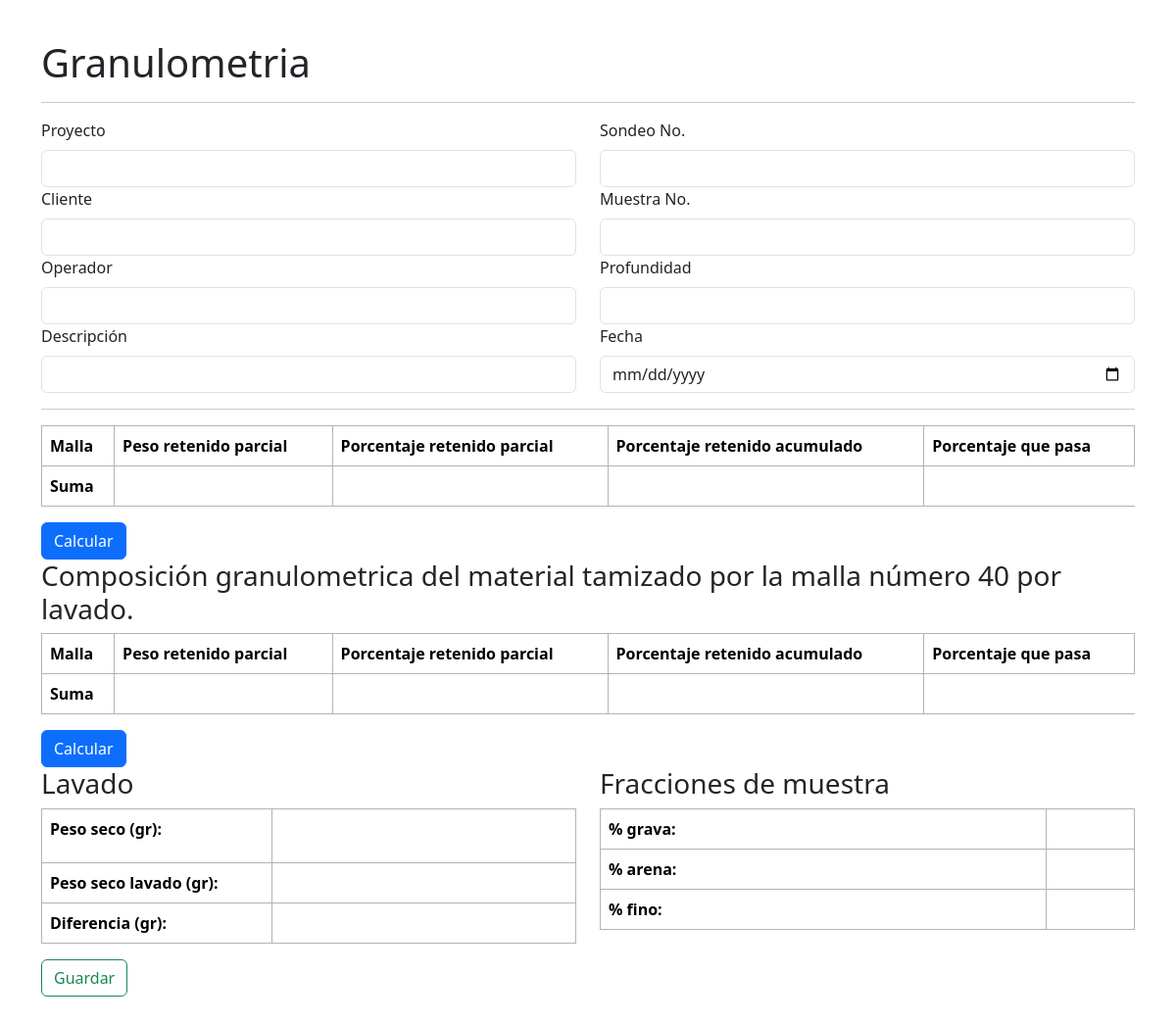
The page /granulometria/ on the database as committed earlier.
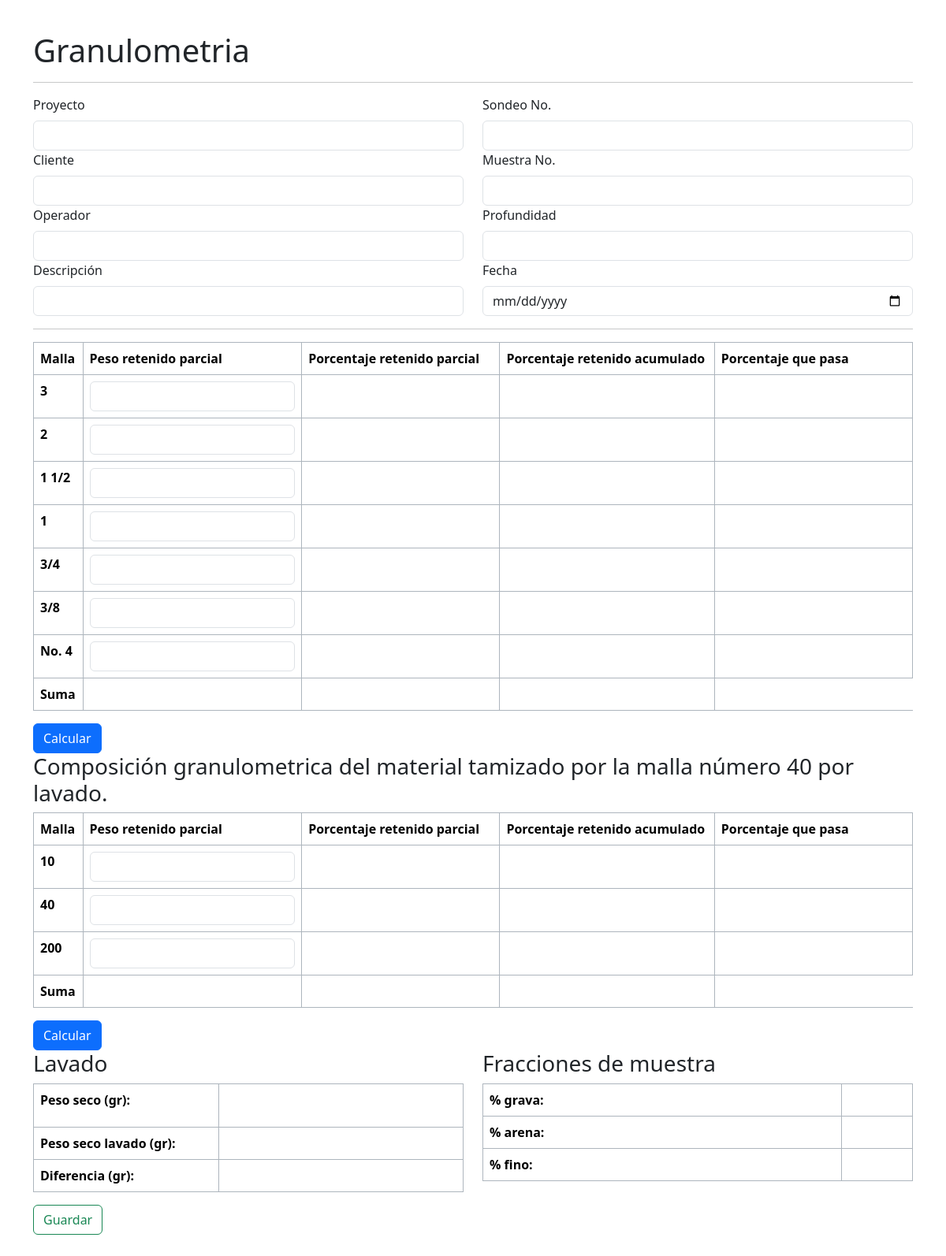
The same page on the database as committed later.
### ensayos/models.py (models this page shows)
class Mallas(models.Model):
    id_malla = models.IntegerField(primary_key=True)
    medida = models.TextField()
    medida_mm = models.DecimalField(max_digits=10, decimal_places=3, null=True)

### ensayos/views.py (the view)
# urls.py: path('granulometria/', ensayos.views.granulometria),
def granulometria(request):
    if request.method == 'POST':
        nombre_proyecto = request.POST('nombre_proyecto')
        cliente = request.POST('cliente')
        operador = request.POST('operador')
        descripcion = request.POST('descripcion')
        no_sondeo = request.POST('no_sondeo')
        no_muestra = request.POST('no_muestra')
        profundidad = request.POST('profundidad')
        fecha_ensayo = request.POST('fecha_ensayo')
        PRP = request.POST.getlist('PRP')
        PerRP = request.POST.getlist('PeRP')
        PerRA = request.POST.getlist('PeRA')
        PQP = request.POST.getlist('PQP')
        PRPL = request.POST.getlist('PRPL')
        PerRPL = request.POST.getlist('PeRPL')
        PerRAL = request.POST.getlist('PeRAL')
        PQPL = request.POST.getlist('PQPL')
        with connection.cursor() as cursor:
            cursor.execute("INSERT INTO ensayos_ensayo(nombre_proyecto, cliente,operador,descripcion, no_sondeo, profundidad, fecha, tipo, codigo_area_id) VALUES(%s, %s, %s, %s, %s, %s, %s, %s, %s)")
            cursor.execute("SELECT * FROM ensayos_ensayo ORDER BY id DESC LIMIT 1;").fetchall()
            cursor.execute("INSERT INTO ensayos_granulometria(PRP, PeRP,PRA, PeQP, id_ensayo_id, id_malla_id) VALUES(%s, %s, %s, %s, %s, %s )")
        cursor.commit()
        print("return html: "+ str(PRP))
        print("return html prpl: "+ str(PRPL))
        return render(request, 'index.html')
    else:
        mallas = models.Mallas.objects.values_list('medida', 'medida_mm', 'id_malla')
        print(mallas)
        return render(request, 'granulometria.html', context={
            'mallas': mallas,
        })

### ensayos/templates/granulometria.html (shortened to what the changed rows need)
{% extends "layout.html" %}
{% block content %}
<h1> Granulometria </h1>
<form action="/granulometria/" method="POST">
  <div class="row ">
    <div class="table-responsive">
      <table class="table table-bordered border-dark-subtle">
        <thead>
          <tr>
            <th scope="col">Malla</th>
            <th scope="col">Peso retenido parcial</th>
            <th scope="col">Porcentaje retenido parcial</th>
            <th scope="col">Porcentaje retenido acumulado</th>
            <th scope="col">Porcentaje que pasa</th>
          </tr>
        </thead>
        <tbody>
          {% for medida in mallas %}
          <tr>
            {% if medida.1 > 2 or medida.0 == "Pasa No. 4" %}
            <th scope="row">{{ medida.0 }}</th>
            <td><input class="form-control" name="PRP" type="number" step="0.01" value="" id="PRP{{medida.2}}"
                oninput="sumaPRP(event,'PRP' ,'sumaPRP')"> </td>
            <td><input class="form-control-plaintext" name="PeRP" type="number" step="0.01" value="" id="PeRP{{medida.2}}"
                readonly></td>
            <td><input class="form-control-plaintext" name="PeRA" type="number" step="0.01" value="" readonly></td>
            <td><input class="form-control-plaintext" name="PQP" type="number" step="0.01" value="" id="PQP{{medida.2}}" readonly></td>
            {% endif %}
          </tr>
          {% endfor %}
          <tr>
            <th>Suma</th>
          </tr>
        </tbody>
      </table>
    </div>
  </div>
  <br>
  <div class="row">
    <div class="table-responsive ">
      <table class="table table-bordered border-dark-subtle">
        <thead>
          <tr>
            <th scope="col">Malla</th>
            <th scope="col">Peso retenido parcial</th>
            <th scope="col">Porcentaje retenido parcial</th>
            <th scope="col">Porcentaje retenido acumulado</th>
            <th scope="col">Porcentaje que pasa</th>
          </tr>
        </thead>
        <tbody>
          {% for x in mallas %}
          <tr>
            {% if x.1 < 4 or x.0 == "Pasa No. 200" %}
            <th scope="row">{{ x.0 }}</th>
              <td><input class="form-control" name="PRPL" type="number" min="0" step="0.01" value=""
                  oninput="sumaPRP(event,'PRPL' ,'sumaPRPL')" id="PRPL{{x.2}}"> </td>
              <td><input class="form-control-plaintext" name="PeRPL" type="number" min="0" step="0.01" value="" readonly></td>
              <td><input class="form-control-plaintext" name="PeRAL" type="number" min="0" step="0.01" value="" readonly></td>
              <td><input class="form-control-plaintext" name="PQPL" type="number" min="0" step="0.01" value="" id="PQPL{{x.2}}" readonly></td>
              {% endif %}
          </tr>
          {% endfor %}
          <tr>
            <th>Suma</th>
          </tr>
        </tbody>
      </table>
    </div>
  </div>
<br>
  <div class="row ">
    <div class="col-md">
      <div class="table-responsive">
        <table class="table table-bordered border-dark-subtle">
          <tbody>
            <tr>
              <th scope="row">Peso seco (gr):</th>
            </tr>
            <tr>
              <th scope="row">Peso seco lavado (gr):</th>
            </tr>
            <tr>
              <th scope="row">Diferencia (gr):</th>
            </tr>
          </tbody>
        </table>
      </div>
    </div>
    <div class="col-md ">
      <div class="table-responsive">
        <table class="table table-bordered border-dark-subtle">
          <tbody>
            <tr>
              <th scope="row">% grava:</th>
            </tr>
            <tr>
              <th scope="row">% arena:</th>
            </tr>
            <tr>
              <th scope="row">% fino:</th>
            </tr>
          </tbody>
        </table>
      </div>
    </div>
  </div>
</form>
{% endblock %}

Rows that differ between the two databases and show on the page:
now on this page (row edited): Mallas: medida "3", shown under "Granulometria"
now on this page (row edited): Mallas: medida "2", shown under "Granulometria"
now on this page (row edited): Mallas: medida "1 1/2", shown under "Granulometria"
now on this page (row edited): Mallas: medida "1", shown under "Granulometria"
now on this page (row edited): Mallas: medida "3/4", shown under "Granulometria"
added Mallas: medida "3/8", shown under "Granulometria"
added Mallas: medida "No. 4", shown under "Granulometria"
added Mallas: medida "10"
added Mallas: medida "40"
added Mallas: medida "200"
